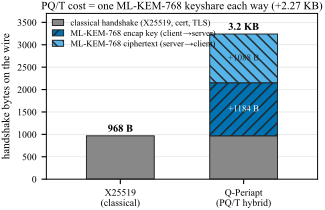

This figure's Python source:
"""Fig: TLS 1.3 handshake wire budget — classical vs PQ/T hybrid. The PQ cost is one
ML-KEM-768 keyshare each way (+2.27 KB), which fits inside the existing flights (no extra RT)."""
import numpy as np, matplotlib.pyplot as plt
import _ieee as I

shared = 968                  # classical total (X25519 + cert + ML-DSA-less TLS framing), bytes
ek, ct = 1184, 1088           # ML-KEM-768 encapsulation key (c->s) + ciphertext (s->c)
fig, ax = plt.subplots(figsize=(I.COL, 2.15))
x = [0, 1]
ax.bar(x[0], shared, width=0.55, color=I.GREY, edgecolor=I.BLACK, label="classical handshake (X25519, cert, TLS)")
ax.bar(x[1], shared, width=0.55, color=I.GREY, edgecolor=I.BLACK)
ax.bar(x[1], ek, bottom=shared, width=0.55, color=I.BLUE, edgecolor=I.BLACK, hatch="///", label="ML-KEM-768 encap key (client→server)")
ax.bar(x[1], ct, bottom=shared + ek, width=0.55, color=I.SKY, edgecolor=I.BLACK, hatch="\\\\\\", label="ML-KEM-768 ciphertext (server→client)")
for xi, tot in [(0, shared), (1, shared + ek + ct)]:
    ax.annotate(f"{tot:,} B" if tot < 1000 else f"{tot/1024:.1f} KB", xy=(xi, tot),
                xytext=(0, 3), textcoords="offset points", ha="center", fontsize=7.5, fontweight="bold")
ax.annotate("+1184 B", xy=(1, shared + ek / 2), ha="center", va="center", fontsize=6.4, color="white")
ax.annotate("+1088 B", xy=(1, shared + ek + ct / 2), ha="center", va="center", fontsize=6.4, color=I.BLACK)
ax.set_xticks(x); ax.set_xticklabels(["X25519\n(classical)", "Q-Periapt\n(PQ/T hybrid)"])
ax.set_ylabel("handshake bytes on the wire")
ax.set_ylim(0, 3700); ax.set_xlim(-0.6, 1.6)
ax.grid(axis="x", visible=False)
ax.legend(loc="upper left", fontsize=6.2, handlelength=1.3, borderaxespad=0.3, labelspacing=0.3)
ax.set_title("PQ/T cost = one ML-KEM-768 keyshare each way (+2.27 KB)", fontsize=8, pad=3)
I.save(fig, "fig_wire")
